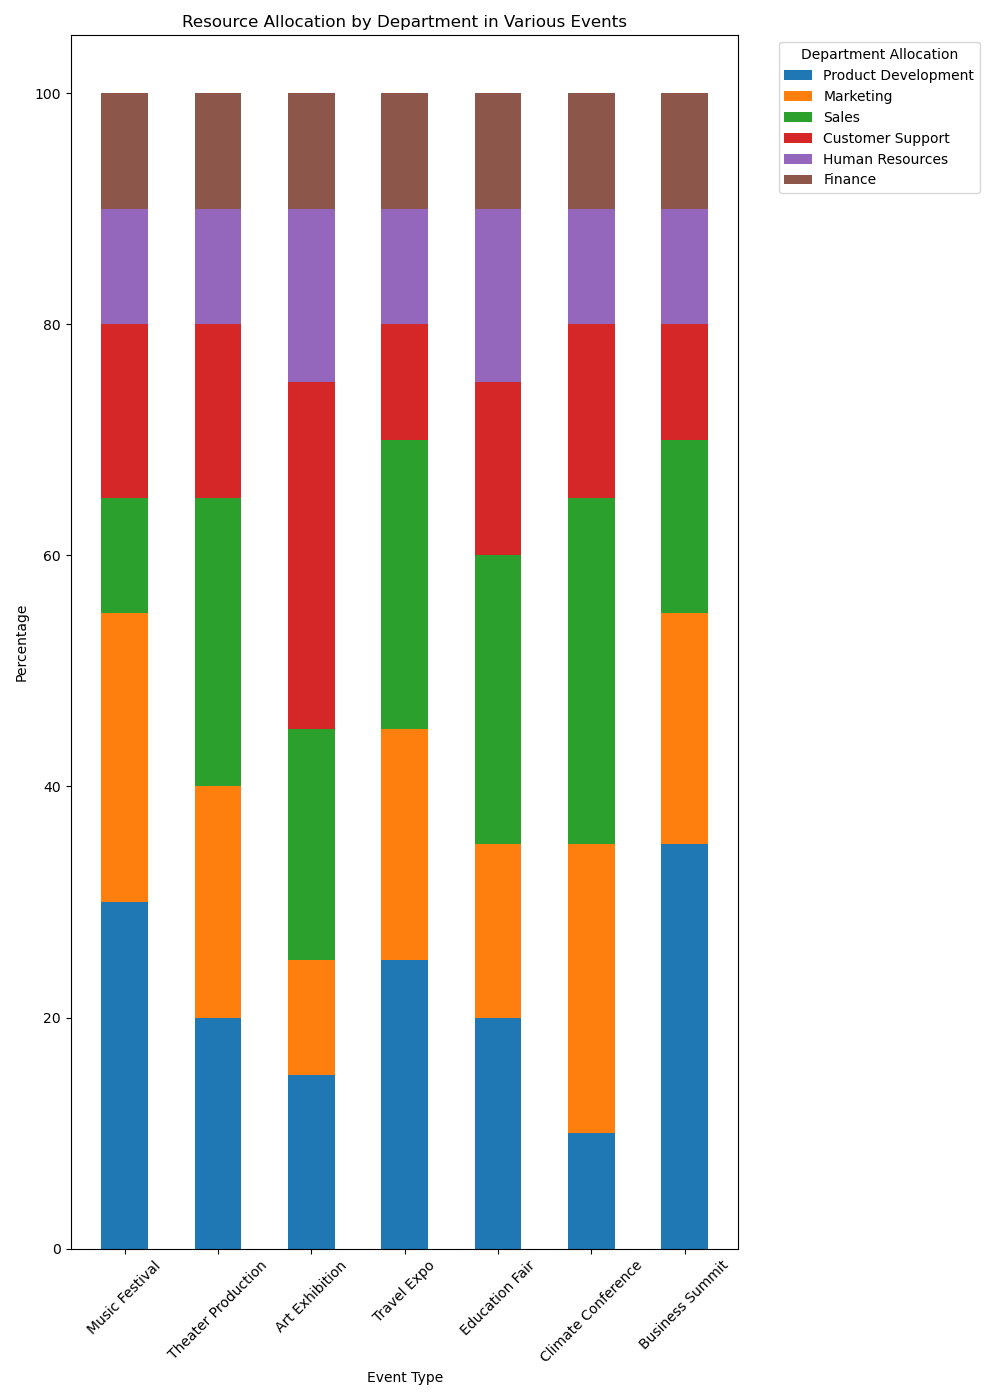

The script that drew this image:

import matplotlib.pyplot as plt
import pandas as pd
import seaborn as sns

data = [
    {'Event': 'Music Festival', 'Product Development': 30, 'Marketing': 25, 'Sales': 10, 'Customer Support': 15, 'Human Resources': 10, 'Finance': 10},
    {'Event': 'Theater Production', 'Product Development': 20, 'Marketing': 20, 'Sales': 25, 'Customer Support': 15, 'Human Resources': 10, 'Finance': 10},
    {'Event': 'Art Exhibition', 'Product Development': 15, 'Marketing': 10, 'Sales': 20, 'Customer Support': 30, 'Human Resources': 15, 'Finance': 10},
    {'Event': 'Travel Expo', 'Product Development': 25, 'Marketing': 20, 'Sales': 25, 'Customer Support': 10, 'Human Resources': 10, 'Finance': 10},
    {'Event': 'Education Fair', 'Product Development': 20, 'Marketing': 15, 'Sales': 25, 'Customer Support': 15, 'Human Resources': 15, 'Finance': 10},
    {'Event': 'Climate Conference', 'Product Development': 10, 'Marketing': 25, 'Sales': 30, 'Customer Support': 15, 'Human Resources': 10, 'Finance': 10},
    {'Event': 'Business Summit', 'Product Development': 35, 'Marketing': 20, 'Sales': 15, 'Customer Support': 10, 'Human Resources': 10, 'Finance': 10}
]

df = pd.DataFrame(data)
df = df.set_index('Event')

cumulative_sum = df.cumsum(axis=1)

colors = ['#1f77b4', '#ff7f0e', '#2ca02c', '#d62728', '#9467bd', '#8c564b']

fig, ax = plt.subplots(figsize=(10, 14))

bottom = None

for column, color in zip(df.columns, colors):
    ax.bar(df.index, df[column], bottom=bottom, label=column, color=color, width=0.5)
    bottom = cumulative_sum[column]

ax.legend(title='Department Allocation', bbox_to_anchor=(1.05, 1), loc='upper left')

ax.set_ylabel('Percentage')
ax.set_xlabel('Event Type')
ax.set_title('Resource Allocation by Department in Various Events')

plt.xticks(rotation=45)
plt.tight_layout()
plt.show()
